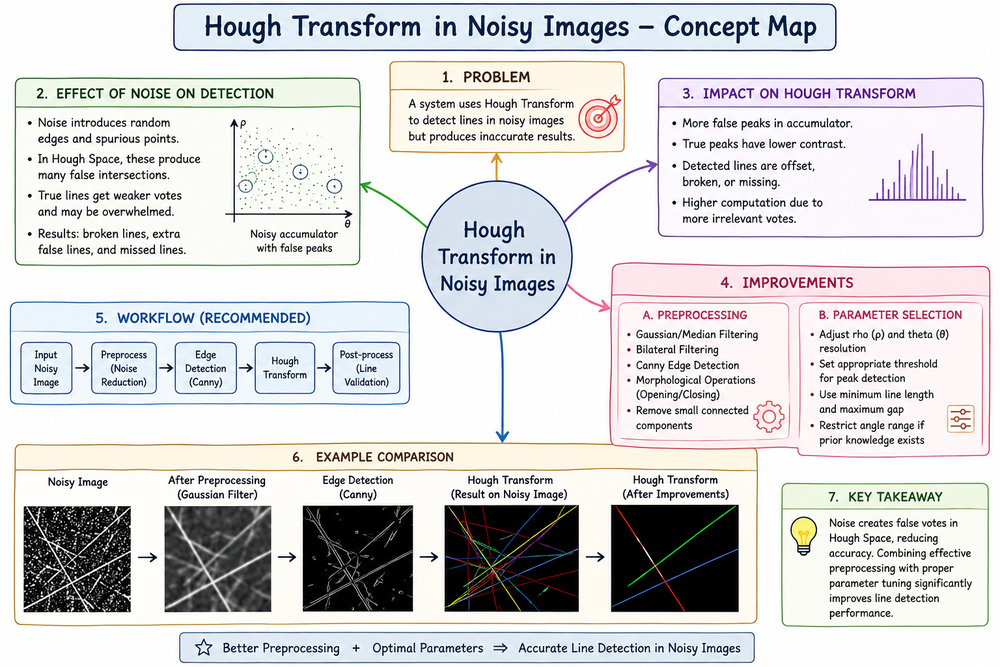
#> input picture CO3/AT2/Q03/ChatGPT Image Aug 17, 2026, 05_08_41 PM.png, 1000 x 667 px, shrunk from 1536 x 1024 before the run, given in place of Screenshot 2026-08-01 143552 (2).png, which was not available
$ python e_12.py
#> lines starting #> are read from the running program, lines starting #| are printed output that depends on the picture
# -*- coding: utf-8 -*-
"""e 12

Automatically generated by Colab.

Original file is located at
    https://colab.research.google.com/drive/1PdqkI6OZCX4xRKYBjVnVZdvpLloldwUe
"""

from google.colab import files
uploaded = files.upload()
#> the answer given: ChatGPT Image Aug 17, 2026, 05_08_41 PM.png

import cv2
import numpy as np
from google.colab.patches import cv2_imshow

# Read image
img = cv2.imread('Screenshot 2026-08-01 143552 (2).png')
#> img is the input picture: shape (667, 1000, 3); mean B, G, R 213.3, 212.4, 213

# Check if image was loaded successfully
if img is None:
    print("Error: Could not load image. Please check the file name and ensure the image exists.")
else:
    # Get image size
    rows, cols = img.shape[:2]
#> rows = 667; cols = 1000

    # Define 4 points in original image
    pts1 = np.float32([[50, 50],
                       [200, 50],
                       [50, 200],
                       [200, 200]])

    # Define new positions (warped perspective)
    pts2 = np.float32([[10, 100],
                       [200, 50],
                       [100, 250],
                       [220, 220]])

    # Compute perspective transformation matrix
    M = cv2.getPerspectiveTransform(pts1, pts2)

    # Apply transformation
    perspective = cv2.warpPerspective(img, M, (cols, rows))
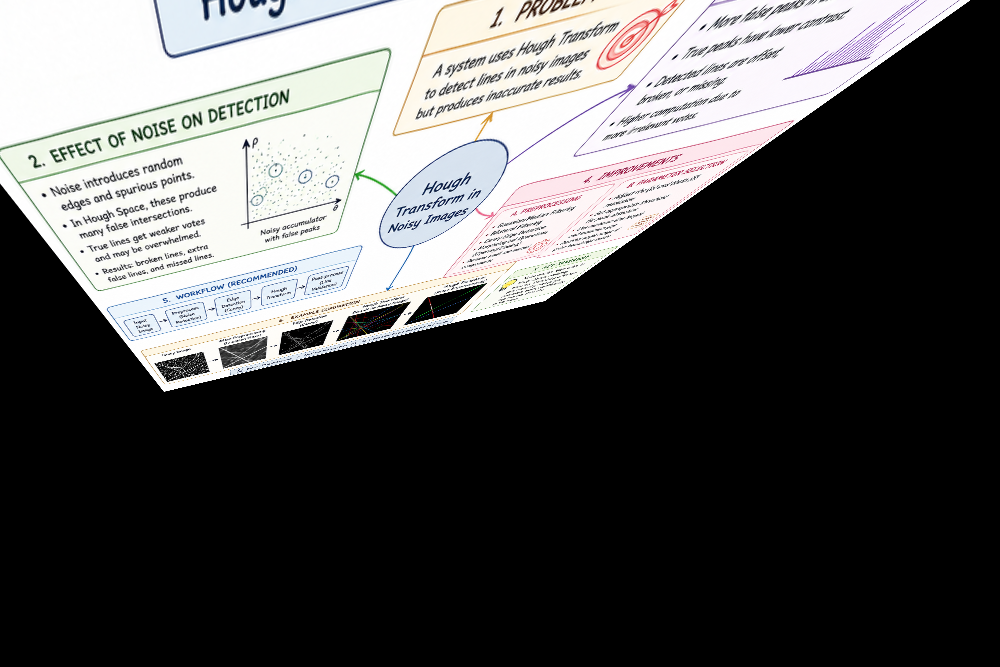
#> perspective: shape (667, 1000, 3); mean B, G, R 82.8, 83, 83.3

    # Display images
    print("Original Image:")
    cv2_imshow(img)
    print("Perspective Transformed:")
    cv2_imshow(perspective)

$ run again, on CO3/AT2/Q06/ChatGPT Image Aug 17, 2026, 05_16_31 PM.png
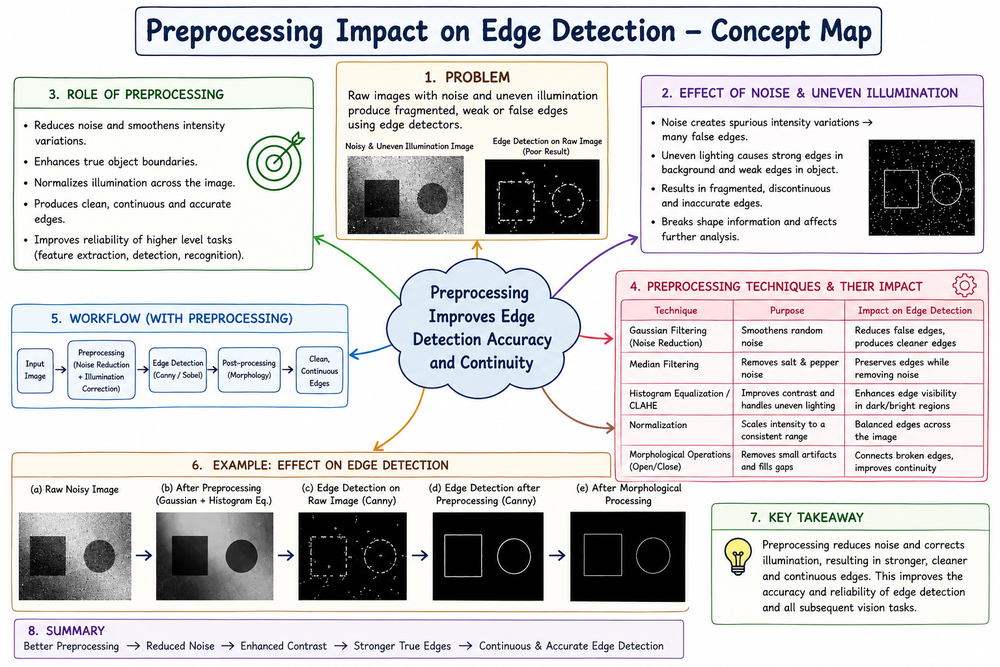
#> input picture CO3/AT2/Q06/ChatGPT Image Aug 17, 2026, 05_16_31 PM.png, 1000 x 667 px, shrunk from 1536 x 1024 before the run, given in place of Screenshot 2026-08-01 143552 (2).png, which was not available
#> img is the input picture: shape (667, 1000, 3); mean B, G, R 210.3, 209.2, 210.6
#> `perspective = cv2.warpPerspective(img, M, (cols, rows))`:
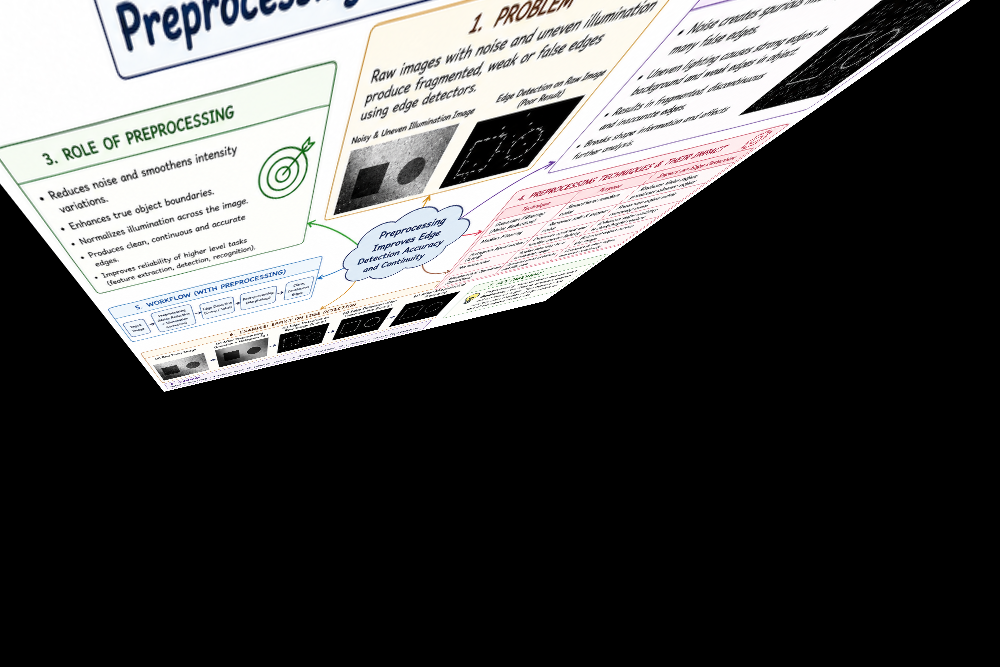
#> perspective: shape (667, 1000, 3); mean B, G, R 77.4, 77.7, 77.9
